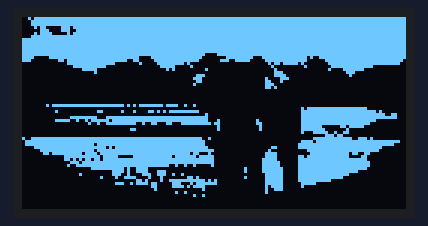
Recording of a sketch running on a simulated Arduino Uno, built with avr-gcc and run on an emulated ATmega328P. Parts: 128×64 one-colour display.

Above: at 0.1 s.

The sketch:

Arduino-OLED-Picture.ino
```cpp
#include <Wire.h>
#include <Adafruit_GFX.h>
#include <Adafruit_SSD1306.h>
#define SCREEN_WIDTH 128
#define SCREEN_HEIGHT 64
#define OLED_RESET    -1
Adafruit_SSD1306 display(SCREEN_WIDTH, SCREEN_HEIGHT, &Wire, OLED_RESET);
// 16x16 binary image (example: a heart shape)
const uint8_t myBitmap[] PROGMEM = {
 // 'final-image', 128x64px
0x2f, 0xff, 0xff, 0xff, 0xff, 0xff, 0xff, 0xff, 0xff, 0xff, 0xff, 0xff, 0xff, 0xff, 0xff, 0xff,
  0x1f, 0xff, 0xff, 0xff, 0xff, 0xff, 0xff, 0xff, 0xff, 0xff, 0xff, 0xff, 0xff, 0xff, 0xff, 0xff,
  0x1f, 0xff, 0xff, 0xff, 0xff, 0xff, 0xff, 0xff, 0xff, 0xff, 0xff, 0xff, 0xff, 0xff, 0xff, 0xff,
  0x0b, 0x07, 0x7f, 0xff, 0xff, 0xff, 0xff, 0xff, 0xff, 0xff, 0xff, 0xff, 0xff, 0xff, 0xff, 0xff,
  0x03, 0x87, 0x3f, 0xff, 0xff, 0xff, 0xff, 0xff, 0xff, 0xff, 0xff, 0xff, 0xff, 0xff, 0xff, 0xff,
  0x0b, 0xc1, 0x7f, 0xff, 0xff, 0xff, 0xff, 0xff, 0xff, 0xff, 0xff, 0xff, 0xff, 0xff, 0xff, 0xff,
  0x1f, 0xff, 0xff, 0xff, 0xff, 0xff, 0xff, 0xff, 0xff, 0xff, 0xff, 0xff, 0xff, 0xff, 0xff, 0xff,
  0xff, 0xff, 0xff, 0xff, 0xff, 0xff, 0xff, 0xff, 0xff, 0xff, 0xff, 0xff, 0xff, 0xff, 0xff, 0xff,
  0xff, 0xff, 0xff, 0xff, 0xff, 0xff, 0xff, 0xff, 0xff, 0xff, 0xff, 0xff, 0xff, 0xff, 0xff, 0xff,
  0xff, 0xff, 0xff, 0xff, 0xff, 0xff, 0xff, 0xff, 0xff, 0xff, 0xff, 0xff, 0xff, 0xff, 0xff, 0xff,
  0xff, 0xff, 0xff, 0xff, 0xff, 0xff, 0xff, 0xff, 0xff, 0xff, 0xff, 0xff, 0xff, 0xff, 0xff, 0xff,
  0xff, 0xff, 0xff, 0xff, 0xff, 0xff, 0xff, 0xff, 0xff, 0xff, 0xff, 0xff, 0xff, 0xff, 0xff, 0xff,
  0xff, 0xff, 0xff, 0xff, 0xff, 0xff, 0xff, 0xf8, 0x7f, 0xff, 0xff, 0xff, 0xff, 0xff, 0xff, 0xff,
  0xf0, 0x7f, 0xff, 0xff, 0xfe, 0x1f, 0xff, 0xf0, 0x0f, 0xf8, 0xff, 0xfe, 0x9f, 0xff, 0xff, 0xff,
  0xe0, 0x0d, 0xff, 0xff, 0xe6, 0x0f, 0xff, 0xe0, 0x39, 0xf0, 0x7f, 0xfe, 0x07, 0xff, 0xff, 0xfe,
  0x00, 0x01, 0xff, 0xfe, 0x01, 0x07, 0xfd, 0x00, 0x00, 0x00, 0x2d, 0xf4, 0x03, 0xff, 0xff, 0xfc,
  0x00, 0x00, 0x7f, 0xf0, 0x00, 0x03, 0xe0, 0x80, 0x00, 0x00, 0x10, 0x02, 0x01, 0xff, 0xf8, 0x00,
  0x00, 0x00, 0x0f, 0x80, 0x00, 0x00, 0xa0, 0x04, 0x00, 0x00, 0x08, 0x00, 0x02, 0x1f, 0xc0, 0x00,
  0x00, 0x00, 0x00, 0x80, 0x00, 0x00, 0x00, 0x00, 0x00, 0x00, 0x0e, 0x00, 0x00, 0x0e, 0x00, 0x00,
  0x00, 0x00, 0x00, 0x00, 0x00, 0x00, 0x00, 0x38, 0x00, 0x00, 0x0f, 0x00, 0x00, 0x04, 0x00, 0x00,
  0x00, 0x00, 0x00, 0x00, 0x00, 0x00, 0x00, 0x70, 0x00, 0x00, 0x43, 0x80, 0x00, 0x00, 0x00, 0x00,
  0x00, 0x00, 0x00, 0x00, 0x00, 0x00, 0x00, 0x30, 0x00, 0x00, 0x62, 0x00, 0x00, 0x00, 0x00, 0x00,
  0x00, 0x00, 0x00, 0x00, 0x00, 0x00, 0x00, 0x40, 0x00, 0x00, 0x70, 0x00, 0x00, 0x00, 0x00, 0x00,
  0x00, 0x00, 0x00, 0x00, 0x00, 0x00, 0x00, 0x00, 0x00, 0x00, 0x68, 0x00, 0x00, 0x00, 0x00, 0x00,
  0x00, 0x00, 0x00, 0x00, 0x00, 0x00, 0x00, 0x00, 0x00, 0x00, 0x00, 0x00, 0x00, 0x00, 0x00, 0x00,
  0x00, 0x00, 0x00, 0x00, 0x00, 0x00, 0x00, 0x00, 0x00, 0x00, 0x00, 0x00, 0x00, 0x00, 0x00, 0x00,
  0x00, 0x00, 0x00, 0x00, 0x00, 0x00, 0x00, 0x00, 0x00, 0x00, 0x00, 0x00, 0x00, 0x00, 0x00, 0x00,
  0x00, 0x00, 0x00, 0x00, 0x00, 0x00, 0x00, 0x00, 0x00, 0x00, 0x00, 0x00, 0x00, 0x00, 0x00, 0x00,
  0x00, 0x00, 0x00, 0x00, 0x00, 0x00, 0x00, 0x00, 0x00, 0x00, 0x00, 0x00, 0x00, 0x00, 0x00, 0x00,
  0x00, 0xbf, 0xff, 0xff, 0xd5, 0xfe, 0xf2, 0x40, 0x00, 0x00, 0x00, 0x00, 0x00, 0x00, 0x00, 0x00,
  0x00, 0x00, 0x00, 0x00, 0x00, 0x00, 0x00, 0x00, 0x00, 0x00, 0x00, 0x05, 0xff, 0xff, 0xe0, 0x00,
  0x00, 0x10, 0x00, 0x60, 0x44, 0x35, 0x7f, 0xe0, 0x00, 0x00, 0x00, 0x07, 0xff, 0xff, 0xfd, 0x00,
  0x00, 0x00, 0x00, 0x00, 0x00, 0x00, 0x00, 0x04, 0x00, 0x00, 0x00, 0x07, 0xff, 0xff, 0xff, 0x98,
  0x00, 0x00, 0xff, 0x8f, 0xff, 0xff, 0xff, 0xfc, 0x00, 0x00, 0x00, 0x07, 0xff, 0xff, 0xff, 0xf8,
  0x00, 0x1f, 0x25, 0xfb, 0xff, 0xff, 0xff, 0xfc, 0x40, 0x02, 0x00, 0x07, 0xff, 0xff, 0xfc, 0x00,
  0x00, 0x00, 0x02, 0x4f, 0xfc, 0x98, 0xc7, 0xfe, 0xc0, 0x03, 0x00, 0x07, 0xff, 0xff, 0xf0, 0x00,
  0x00, 0x00, 0x00, 0x00, 0x00, 0x00, 0x00, 0x00, 0x40, 0x01, 0x00, 0x07, 0xf0, 0x37, 0xc0, 0x00,
  0x00, 0x00, 0x00, 0x00, 0x0c, 0x00, 0x00, 0x00, 0x40, 0x01, 0x00, 0x07, 0xf8, 0x08, 0x00, 0x00,
  0x00, 0x00, 0x00, 0x00, 0x00, 0x00, 0x00, 0x00, 0x00, 0x00, 0x00, 0x04, 0x7c, 0x98, 0x00, 0x00,
  0x00, 0x00, 0x00, 0x00, 0x00, 0x00, 0x00, 0x00, 0x00, 0x00, 0x00, 0x00, 0x07, 0x60, 0x00, 0x00,
  0x9f, 0xff, 0xff, 0xff, 0xff, 0xff, 0xff, 0xf2, 0x00, 0x00, 0x00, 0x00, 0x7f, 0xfc, 0xe8, 0x00,
  0x7f, 0xff, 0xff, 0xff, 0xff, 0xff, 0xff, 0xf8, 0x00, 0x00, 0x00, 0x07, 0xbf, 0xff, 0xff, 0xfc,
  0x7f, 0xff, 0xff, 0x7f, 0xff, 0xff, 0xff, 0xf8, 0x00, 0x00, 0x00, 0x0f, 0xff, 0xff, 0xff, 0xf0,
  0x0f, 0xff, 0xff, 0xf5, 0xff, 0xff, 0xff, 0xfc, 0x00, 0x00, 0x18, 0x0f, 0xff, 0xff, 0xff, 0x00,
  0x03, 0xff, 0xff, 0x7f, 0xff, 0xff, 0xff, 0xff, 0x00, 0x00, 0x20, 0x01, 0xff, 0xff, 0xfe, 0x00,
  0x01, 0xbf, 0xf7, 0xbf, 0xff, 0xff, 0xff, 0x62, 0x00, 0x00, 0x78, 0x00, 0xff, 0xfb, 0x30, 0x00,
  0x00, 0x03, 0xff, 0xdf, 0x07, 0xff, 0xdf, 0xdf, 0x00, 0x00, 0x78, 0x0d, 0xff, 0xf8, 0x60, 0x00,
  0x00, 0x03, 0x56, 0xdf, 0xff, 0xff, 0xff, 0xff, 0x00, 0x00, 0xf8, 0x0f, 0xff, 0xff, 0xe0, 0x00,
  0x00, 0x00, 0xef, 0xff, 0xff, 0xff, 0xff, 0xff, 0x00, 0x00, 0xfc, 0x0f, 0xff, 0xff, 0xf0, 0x00,
  0x00, 0x01, 0x3f, 0xff, 0xff, 0xff, 0x92, 0x41, 0x00, 0x00, 0xfc, 0x0f, 0xff, 0xff, 0xf0, 0x00,
  0x00, 0x00, 0x01, 0xff, 0xd3, 0xc0, 0x00, 0x00, 0x00, 0x20, 0xfe, 0x0f, 0xff, 0xff, 0xe0, 0x00,
  0x00, 0x00, 0x00, 0x03, 0xd3, 0xc7, 0x00, 0x00, 0x00, 0x20, 0xfe, 0x0f, 0xff, 0xff, 0x00, 0x00,
  0x00, 0x00, 0x10, 0x03, 0x90, 0xe7, 0x24, 0x00, 0x00, 0x00, 0x7e, 0x0f, 0xff, 0xf8, 0x00, 0x00,
  0x00, 0x00, 0x00, 0x21, 0x3c, 0x22, 0x01, 0xa0, 0x00, 0x20, 0x7e, 0x0f, 0xff, 0xe0, 0x00, 0x00,
  0x00, 0x00, 0x00, 0x00, 0x03, 0x42, 0x7f, 0xfa, 0x80, 0x00, 0x7e, 0x0f, 0xfe, 0x00, 0x00, 0x00,
  0x00, 0x00, 0x00, 0x01, 0xcb, 0xd8, 0x38, 0xbf, 0x80, 0x00, 0x7e, 0x07, 0xc0, 0x00, 0x00, 0x00,
  0x00, 0x00, 0x00, 0x00, 0x00, 0x18, 0x3d, 0x78, 0x00, 0x00, 0x5e, 0x04, 0x00, 0x00, 0x00, 0x00,
  0x00, 0x00, 0x00, 0x00, 0x00, 0x08, 0x00, 0x08, 0x00, 0x00, 0x4e, 0x00, 0x00, 0x00, 0x00, 0x00,
  0x00, 0x00, 0x00, 0x00, 0x00, 0x00, 0x12, 0x00, 0x00, 0x00, 0x40, 0x00, 0x00, 0x00, 0x00, 0x00,
  0x00, 0x00, 0x00, 0x00, 0x00, 0x00, 0x00, 0x48, 0x00, 0x00, 0x00, 0x00, 0x00, 0x00, 0x00, 0x00,
  0x00, 0x00, 0x00, 0x00, 0x00, 0x00, 0x00, 0x00, 0x00, 0x00, 0x00, 0x00, 0x00, 0x00, 0x00, 0x00,
  0x00, 0x00, 0x00, 0x00, 0x00, 0x00, 0x00, 0x00, 0x00, 0x00, 0x00, 0x00, 0x00, 0x00, 0x00, 0x00,
  0x00, 0x00, 0x00, 0x00, 0x00, 0x00, 0x00, 0x00, 0x00, 0x00, 0x00, 0x00, 0x00, 0x00, 0x00, 0x00,
  0x00, 0x00, 0x00, 0x00, 0x00, 0x00, 0x00, 0x00, 0x00, 0x00, 0x00, 0x00, 0x00, 0x00, 0x00, 0x00
};
// Array of all bitmaps for convenience. (Total bytes used to store images in PROGMEM = 1040)
void setup() {
  Serial.begin(9600);
  if (!display.begin(SSD1306_SWITCHCAPVCC, 0x3C)) {
    Serial.println(F("SSD1306 allocation failed"));
    for (;;);
  }
  display.clearDisplay();
  // Draw bitmap at (x, y), width = 16, height = 16
  display.drawBitmap(0, 0, myBitmap, 128 , 64, WHITE);
  display.display();
}
void loop() {
  // Nothing here
}
```
